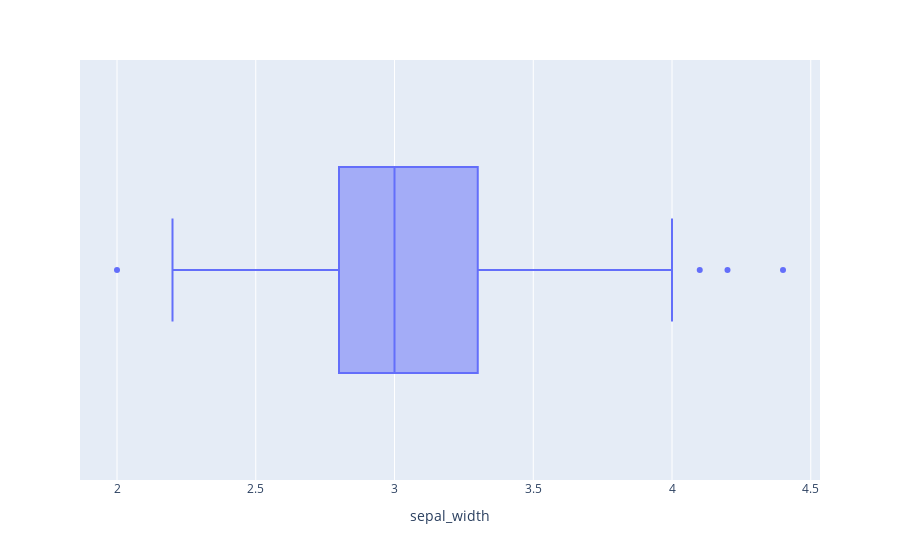

Here is the notebook cell this chart was saved with:
### Code cell
fig=px.box(df,x='sepal_width')
fig.show()

### Figure 1 — Plotly figure (JSON) as saved in the notebook; plotly's stock layout.template omitted (floating-point values rounded to 4 significant figures; data arrays with more than 128 entries replaced by an {"elided": "..."} marker saying what was removed)
{"data": [{"alignmentgroup": "True", "hovertemplate": "sepal_width=%{x}<extra></extra>", "legendgroup": "", "marker": {"color": "#636efa"}, "name": "", "notched": false, "offsetgroup": "", "orientation": "h", "showlegend": false, "type": "box", "x": {"elided": "150 float values"}, "x0": " ", "xaxis": "x", "y0": " ", "yaxis": "y"}], "layout": {"boxmode": "group", "legend": {"tracegroupgap": 0}, "margin": {"t": 60}, "xaxis": {"anchor": "y", "domain": [0, 1], "title": {"text": "sepal_width"}}, "yaxis": {"anchor": "x", "domain": [0, 1]}}}
